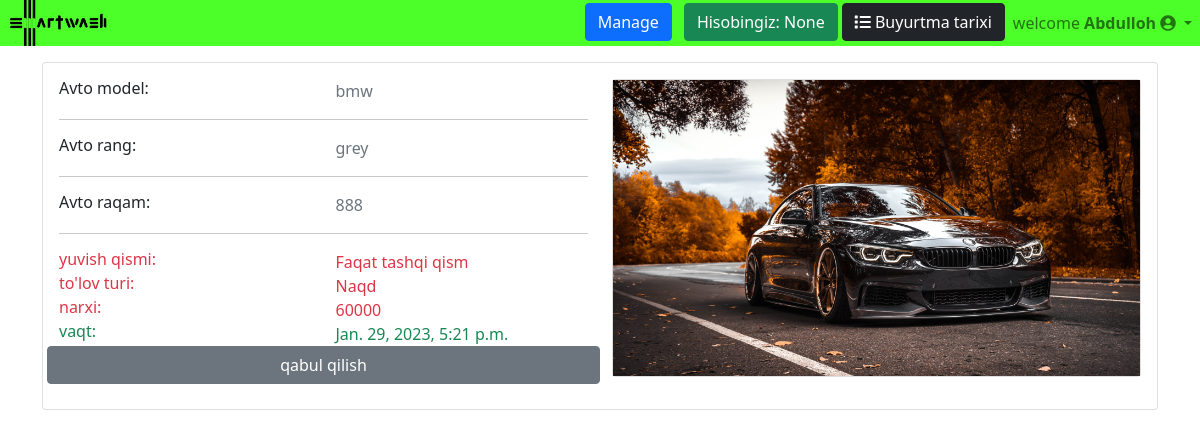
Page /orders/ (signed in) on the committed database.
### washers/models.py (models this page shows, shortened)
class Balance(models.Model):
    balance = models.IntegerField(null=True)
    date_ordered = models.DateTimeField(auto_now_add=True)
    user = models.OneToOneField(
        CustomUser,
        on_delete=models.CASCADE,
        null=True,
        blank=True
    )

### accounts/models.py (models this page shows, shortened)
class CustomUser(AbstractUser):
    tel = models.PositiveIntegerField(null=True, unique=True)
    shahar = models.CharField(max_length=20, null=True)
    photo = models.ImageField(upload_to='clientimages/', blank=True, null=True)
    USERNAME_FIELD = "tel"

### clients/models.py (models this page shows, shortened)
class Order(models.Model):
    id = models.UUIDField(primary_key=True, default=uuid.uuid4, editable=False)
    transaction_id = models.CharField(max_length=100, null=True)
    date_ordered = models.DateTimeField(auto_now_add=True)
    cost = models.IntegerField(null=True)
    part = models.CharField(max_length=50, null=True)
    paytype = models.CharField(max_length=20, null=True)
    latitude = models.FloatField(null=True)
    longitude = models.FloatField(null=True)
    car = models.ForeignKey(Car, on_delete=models.CASCADE, null=True)
    service = models.CharField(max_length=20, default='waiting...', editable=False, null=True)
    customer = models.ForeignKey(
        get_user_model(),
        on_delete=models.CASCADE,
        null=True,
        blank=True
    )

class Car(models.Model):
    id = models.UUIDField(primary_key=True, default=uuid.uuid4, editable=False)
    Model = models.CharField(max_length=20)
    Raqam = models.CharField(max_length=9)
    Rang = models.CharField(max_length=15)
    Photo = models.ImageField(upload_to='images/')
    date = models.DateTimeField(auto_now_add=True)
    author = models.ForeignKey(
        get_user_model(),
        on_delete=models.CASCADE
    )

### clients/decorators.py (the view)
        def wrapper_func(request, *args, **kwargs):
            group = None
            if request.user.groups.exists():
                group = request.user.groups.all()[0].name
            if group in allowed_roles:
                return view_func(request, *args, **kwargs)
            else:
                return redirect('clientHomePage')

### clients/views.py (called while the page is built)
@login_required
@allowed_users(allowed_roles=['admin','driver'])
def clientOrders(request):
    orders = Order.objects.all()
    obj, created = Balance.objects.get_or_create(user=request.user)
    context = {'orders': orders, 'balance': obj}
    return render(request, 'client/orders.html', context)

### templates/client/orders.html (shortened to what this page needs)
{% extends 'main.html' %} {% load static %}{% block balance %}
{% if balance %}
<div class="btn btn-success mx-1">Hisobingiz: {{balance.balance}}</div>
{% endif %} {% endblock balance %} {% block orderbtn %}
<a href="{% url 'driver_order_list' %}" class="btn btn-dark"
  ><i class="fas fa-list"></i> Buyurtma tarixi</a
>
{% endblock orderbtn %}  {% block content %}
<div id="lists">
  {% for order in orders %}
  <div class="card mb-3 mt-3">
    <div class="card-body">
      <div class="row">
        <div class="col-sm-6">
          <div class="row">
            <div class="col-sm-6">
              <h6 class="mb-0">Avto model:</h6>
            </div>
            <div class="col-sm-6 text-secondary">{{order.car.Model}}</div>
          </div>
          <hr />
          <div class="row">
            <div class="col-sm-6">
              <h6 class="mb-0">Avto rang:</h6>
            </div>
            <div class="col-sm-6 text-secondary">{{order.car.Rang}}</div>
          </div>
          <hr />
          <div class="row">
            <div class="col-sm-6">
              <h6 class="mb-0">Avto raqam:</h6>
            </div>
            <div class="col-sm-6 text-secondary">{{order.car.Raqam}}</div>
          </div>
          <hr />
          <div class="row">
            <div class="col-sm-6">
              <h6 class="mb-0 text-danger">yuvish qismi:</h6>
            </div>
            <div class="col-sm-6 text-danger">{{order.part}}</div>
          </div>
          <div class="row">
            <div class="col-sm-6">
              <h6 class="mb-0 text-danger">to'lov turi:</h6>
            </div>
            <div class="col-sm-6 text-danger">{{order.paytype}}</div>
          </div>
          <div class="row">
            <div class="col-sm-6">
              <h6 class="mb-0 text-danger">narxi:</h6>
            </div>
            <div class="col-sm-6 text-danger">{{order.cost}}</div>
          </div>
          <div class="row">
            <div class="col-sm-6">
              <h6 class="mb-0 text-success">vaqt:</h6>
            </div>
            <div class="col-sm-6 text-success">{{order.date_ordered}}</div>
          </div>
          <div class="row">
            <button
              id="information"
              data-client-name="{{order.customer.first_name}}"
              data-client-tel="{{order.customer.tel}}"
              data-model="{{order.car.Model}}"
              data-rang="{{order.car.Rang}}"
              data-raqam="{{order.car.Raqam}}"
              data-latitude="{{order.latitude}}"
              data-longitude="{{order.longitude}}"
              data-part="{{order.part}}"
              data-paytype="{{order.paytype}}"
              data-cost="{{order.cost}}"
              data-time="{{order.date_ordered}}"
              data-id="{{order.id}}"
              data-transactionid="{{order.transaction_id}}"
              class="btn btn-secondary"
              onclick="getdata(this)"
            >
              qabul qilish
            </button>
          </div>
        </div>
        <div class="col-sm-6">
          {% if order.car.Photo %}
          <div class="card mb-3">
            <img src="{{order.car.Photo.url}}" alt="img" />
          </div>
          {% endif %}
        </div>
      </div>
    </div>
  </div>
  {% endfor %}
</div>
{% endblock content %}

### templates/main.html (shortened to what this page needs)
<!DOCTYPE html>
{% load static %}
<html lang="en">
  <head>
    <link
      rel="stylesheet"
      type="text/css"
      href="{% static 'css/style.css' %}"
    />
    <link
      href="https://cdn.jsdelivr.net/npm/bootstrap@5.0.2/dist/css/bootstrap.min.css"
      rel="stylesheet"
    />
    <link
      rel="stylesheet"
      href="https://use.fontawesome.com/releases/v5.8.1/css/all.css"
    />
  </head>
  <body>
    <nav class="navbar navbar-expand-lg navbar-light p-0">
      <div class="container-fluid chul p-0">
        <a class="navbar-brand p-0 " href="{% url 'clientHomePage' %}">
          <img
            src="/static/images/smt.png"
            width="100"
            class="d-inline-block align-top my-0 mx-2"
            alt=""
          />
          </a
        >
        <div class="collapse navbar-collapse" id="navbarNavDropdown">
          {% if user.is_authenticated %}
          <ul class="navbar-nav">
            {% if user.is_staff %}
              <li class="nav-item"><a class="btn btn-primary mx-2" href="{% url 'admin_page' %}">Manage</a></li>
            {% endif %}
            {% if request.path != '/order/'  %}
            <li class="nav-item">{% block balance %}{% endblock balance %}</li>
            <li class="nav-item">
             {% block orderbtn %} {% endblock orderbtn %}
            </li>
            {% endif %}
            <li class="nav-item dropdown">
              <a
                class="nav-link dropdown-toggle"
                id="navbarDropdownMenuLink"
                role="button"
                data-bs-toggle="dropdown"
                aria-expanded="false"
                >welcome <b>{{ user.first_name | title}}</b>
                <i class="fas fa-user-circle"></i>
              </a>
            </li>
          </ul>
          {% endif %}
        </div>
      </div>
    </nav>
    {% if request.path == '/' %}
    <div class="layout">
      {% else %}
      <div>
      {% endif %}
      <div class="container">{% block content %} {% endblock content %}</div>
    </div>
  </body>
</html>

### static/css/style.css (style rules this page uses)
body { margin: 0; padding: 0; height: 100vh; font-family: "Barlow Semi Condensed", sans-serif; font-size: large; }
.chul { background-color: #2bff00d7; }

### rows in the picture
Balance: balance "None"
CustomUser: first_name "Abdulloh"
Order: car.Model "bmw", car.Rang "grey", car.Raqam "888", part "Faqat tashqi qism", paytype "Naqd", cost "60000", date_ordered "Jan. 29, 2023, 5:21 p.m.", car.Photo (picture)
